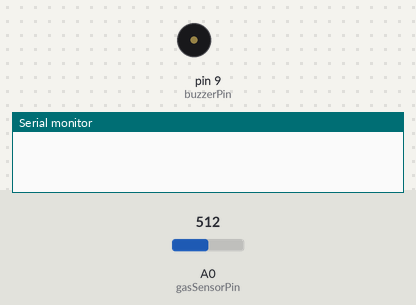
The sketch below on a simulated Arduino Uno, built with avr-gcc and run on an emulated ATmega328P. Parts: buzzer (waves = sounding, pin HIGH), the last lines printed to the serial monitor. Inputs (shaded band) come from the test bench; at power-on: A0 (gasSensorPin) = 512. The modem accepts every AT command (registered, SIM ready, sends succeed) and sends nothing else.

Above: at 0.1 s.
At 4.1 s:
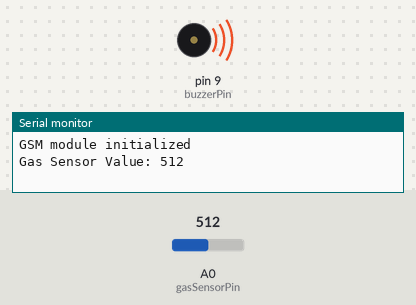
Timing chart, 0 to 5.6 s (numbered marks = the images above):
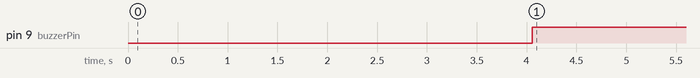

The sketch:

Gas_sensor_with_gsm_arduino.ino
```cpp
#include <SoftwareSerial.h>

SoftwareSerial gsm(3, 4);  // RX, TX (Change pins based on your setup)

const int gasSensorPin = A0;  // Gas sensor connected to A0
const int buzzerPin = 9;      // Buzzer connected to digital pin 9
int gasThreshold = 350;       // Gas threshold value for alert
String phoneNumber = "+917006561141";  // Enter recipient's mobile number here

void setup() {
  Serial.begin(9600);
  gsm.begin(9600);

  pinMode(gasSensorPin, INPUT);
  pinMode(buzzerPin, OUTPUT);
  digitalWrite(buzzerPin, LOW);

  initializeGSM();
}

void loop() {
  int gasValue = analogRead(gasSensorPin);
  Serial.print("Gas Sensor Value: ");
  Serial.println(gasValue);

  if (gasValue > gasThreshold) {
    digitalWrite(buzzerPin, HIGH);  // Activate the buzzer
    sendSMS();                       // Send SMS alert
    delay(1000);                     // Beep duration
  } else {
    digitalWrite(buzzerPin, LOW);    // Turn off the buzzer
  }

  delay(2000); // Delay for stability
}

// Function to initialize GSM module
void initializeGSM() {
  gsm.println("AT");
  delay(1000);
  gsm.println("AT+CMGF=1");  // Set SMS to Text Mode
  delay(1000);
  gsm.println("AT+CSMP=17,167,0,0");  // Configure message settings
  delay(1000);
  gsm.println("AT+CNMI=2,1,0,0,0");   // Configure SMS message to be displayed
  delay(1000);
  Serial.println("GSM module initialized");
}

// Function to send SMS
void sendSMS() {
  gsm.print("AT+CMGS=\"");
  gsm.print(phoneNumber);
  gsm.println("\"");
  delay(1000);
  gsm.println("Gas Level High! Take immediate action."); // Your alert message
  delay(1000);
  gsm.write(26);  // CTRL+Z to send SMS
  delay(1000);
  Serial.println("SMS sent");
}
```

Measured:
- by itself, pin 9 (buzzerPin): LOW → HIGH at 4.1 s
